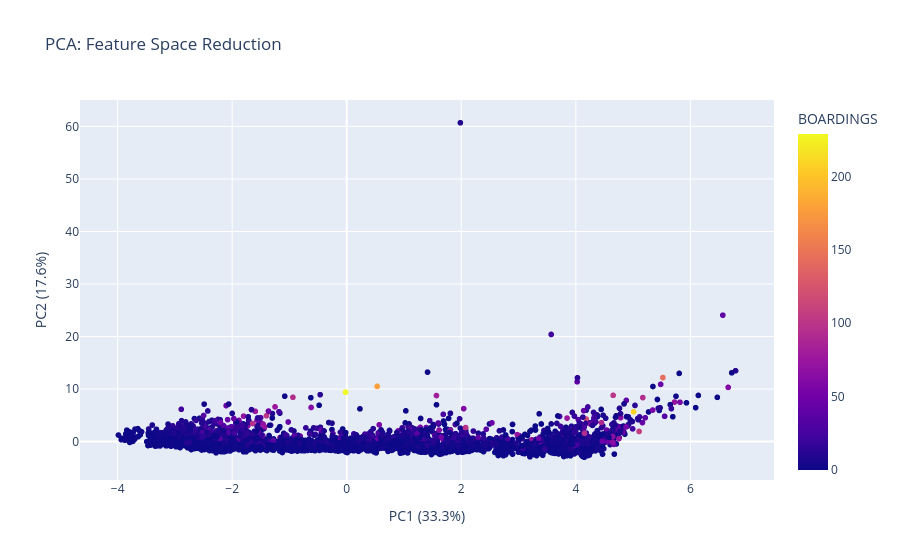

Notebook code for this chart:
### Code cell
import plotly.express as px

# Create dataframe for plotting
pca_df = pd.DataFrame({
    'PC1': pca_result[:, 0],
    'PC2': pca_result[:, 1],
    'BOARDINGS': y.values
})


pca_df_sample = pca_df.sample(n=5000, random_state=42)

fig = px.scatter(pca_df_sample, x='PC1', y='PC2', color='BOARDINGS',
                title='PCA: Feature Space Reduction',
                labels={'PC1': f'PC1 ({pca.explained_variance_ratio_[0]:.1%})', 
                        'PC2': f'PC2 ({pca.explained_variance_ratio_[1]:.1%})'})
fig.show()

### Figure 1 — Plotly figure (JSON) as saved in the notebook; plotly's stock layout.template omitted (floating-point values rounded to 4 significant figures; data arrays with more than 128 entries replaced by an {"elided": "..."} marker saying what was removed)
{"data": [{"hovertemplate": "PC1 (33.3%)=%{x}<br>PC2 (17.6%)=%{y}<br>BOARDINGS=%{marker.color}<extra></extra>", "legendgroup": "", "marker": {"color": {"elided": "5000 float values"}, "coloraxis": "coloraxis", "symbol": "circle"}, "mode": "markers", "name": "", "showlegend": false, "type": "scattergl", "x": {"elided": "5000 float values"}, "xaxis": "x", "y": {"elided": "5000 float values"}, "yaxis": "y"}], "layout": {"coloraxis": {"colorbar": {"title": {"text": "BOARDINGS"}}, "colorscale": [[0, "#0d0887"], [0.1111, "#46039f"], [0.2222, "#7201a8"], [0.3333, "#9c179e"], [0.4444, "#bd3786"], [0.5556, "#d8576b"], [0.6667, "#ed7953"], [0.7778, "#fb9f3a"], [0.8889, "#fdca26"], [1, "#f0f921"]]}, "legend": {"tracegroupgap": 0}, "title": {"text": "PCA: Feature Space Reduction"}, "xaxis": {"anchor": "y", "domain": [0, 1], "title": {"text": "PC1 (33.3%)"}}, "yaxis": {"anchor": "x", "domain": [0, 1], "title": {"text": "PC2 (17.6%)"}}}}
